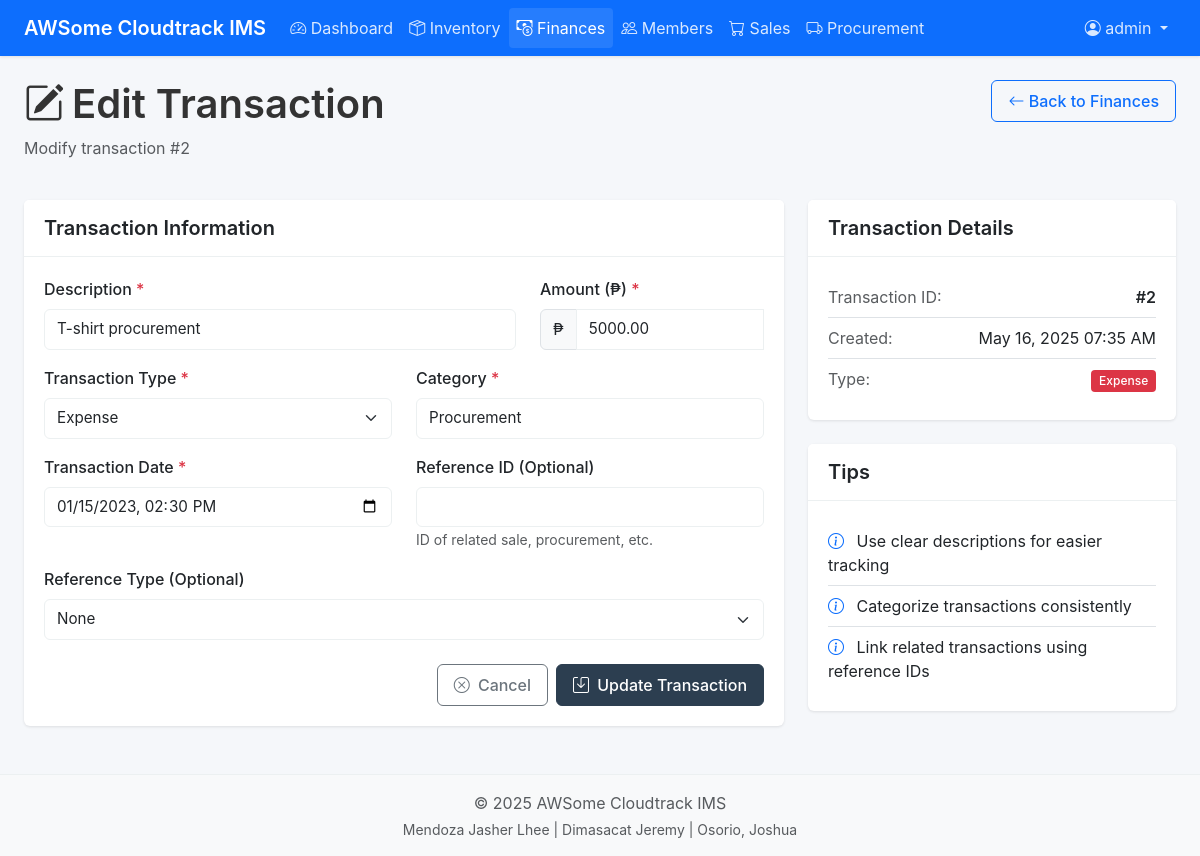
Page /finances/edit-transaction.php?id=2 (signed in) on the committed database.
### tables this page shows
CREATE TABLE transactions (
    id INT AUTO_INCREMENT PRIMARY KEY,
    description VARCHAR(255) NOT NULL,
    amount DECIMAL(10, 2) NOT NULL,
    type ENUM('income', 'expense') NOT NULL,
    category VARCHAR(50) NOT NULL,
    transaction_date TIMESTAMP NOT NULL DEFAULT CURRENT_TIMESTAMP,
    reference_id INT,
    reference_type VARCHAR(20),
    created_at TIMESTAMP DEFAULT CURRENT_TIMESTAMP
);

### includes/functions.php (called while the page is built)
<?php
$base_url = '/awsomecloudtrack';
if (!function_exists('url')) {
    function url($path = '') {
        global $base_url;
        return $base_url . '/' . ltrim($path, '/');
    }
}

### finances/edit-transaction.php (the view, shortened to what this page needs)
<?php
include '../includes/db_connect.php';
include '../includes/header.php';
$id = $_GET['id'];
$query = "SELECT * FROM transactions WHERE id = ?";
$stmt = $conn->prepare($query);
$stmt->bind_param("i", $id);
$stmt->execute();
$result = $stmt->get_result();
$transaction = $result->fetch_assoc();
?>
<div class="row mb-4">
    <div class="col-md-6">
        <h1><i class="bi bi-pencil-square me-2"></i>Edit Transaction</h1>
        <p class="text-muted">Modify transaction #<?php echo $id; ?></p>
    </div>
    <div class="col-md-6 text-end">
        <a href="<?php echo url('finances/index.php'); ?>" class="btn btn-outline-primary">
            <i class="bi bi-arrow-left"></i> Back to Finances
        </a>
    </div>
</div>
<div class="row">
    <div class="col-lg-8">
        <div class="card">
            <div class="card-header bg-white">
                <h5 class="mb-0">Transaction Information</h5>
            </div>
            <div class="card-body">
                <form method="post" action="<?php echo htmlspecialchars($_SERVER["PHP_SELF"]) . "?id=" . $id; ?>" class="needs-validation" novalidate>
                    <div class="row">
                        <div class="col-md-8 mb-3">
                            <label for="description" class="form-label">Description <span class="text-danger">*</span></label>
                            <input type="text" class="form-control" id="description" name="description" value="<?php echo $transaction['description']; ?>" required>
                        </div>
                        <div class="col-md-4 mb-3">
                            <label for="amount" class="form-label">Amount (₱) <span class="text-danger">*</span></label>
                            <div class="input-group">
                                <span class="input-group-text">₱</span>
                                <input type="number" class="form-control" id="amount" name="amount" step="0.01" min="0.01" value="<?php echo $transaction['amount']; ?>" required>
                            </div>
                        </div>
                    </div>
                    <div class="row">
                        <div class="col-md-6 mb-3">
                            <label for="type" class="form-label">Transaction Type <span class="text-danger">*</span></label>
                            <select class="form-select" id="type" name="type" required>
                                <option value="expense" <?php echo $transaction['type'] == 'expense' ? 'selected' : ''; ?>>Expense</option>
                            </select>
                        </div>
                        <div class="col-md-6 mb-3">
                            <label for="category" class="form-label">Category <span class="text-danger">*</span></label>
                            <input type="text" class="form-control" id="category" name="category" list="categoryList" value="<?php echo $transaction['category']; ?>" required>
                        </div>
                    </div>
                    <div class="row">
                        <div class="col-md-6 mb-3">
                            <label for="transaction_date" class="form-label">Transaction Date <span class="text-danger">*</span></label>
                            <input type="datetime-local" class="form-control" id="transaction_date" name="transaction_date" value="<?php echo date('Y-m-d\TH:i', strtotime($transaction['transaction_date'])); ?>" required>
                        </div>
                        <div class="col-md-6 mb-3">
                            <label for="reference_id" class="form-label">Reference ID (Optional)</label>
                            <input type="text" class="form-control" id="reference_id" name="reference_id" value="<?php echo $transaction['reference_id']; ?>">
                            <small class="text-muted">ID of related sale, procurement, etc.</small>
                        </div>
                    </div>
                    <div class="mb-3">
                        <label for="reference_type" class="form-label">Reference Type (Optional)</label>
                        <select class="form-select" id="reference_type" name="reference_type">
                            <option value="" <?php echo empty($transaction['reference_type']) ? 'selected' : ''; ?>>None</option>
                        </select>
                    </div>
                    <div class="d-grid gap-2 d-md-flex justify-content-md-end mt-4">
                        <a href="<?php echo url('finances/index.php'); ?>" class="btn btn-outline-secondary">
                            <i class="bi bi-x-circle me-1"></i> Cancel
                        </a>
                        <button type="submit" class="btn btn-primary">
                            <i class="bi bi-save me-1"></i> Update Transaction
                        </button>
                    </div>
                </form>
            </div>
        </div>
    </div>
    <div class="col-lg-4">
        <div class="card mb-4">
            <div class="card-header bg-white">
                <h5 class="mb-0">Transaction Details</h5>
            </div>
            <div class="card-body">
                <ul class="list-group list-group-flush">
                    <li class="list-group-item d-flex justify-content-between px-0">
                        <span class="text-muted">Transaction ID:</span>
                        <span class="fw-semibold">#<?php echo $transaction['id']; ?></span>
                    </li>
                    <li class="list-group-item d-flex justify-content-between px-0">
                        <span class="text-muted">Created:</span>
                        <span><?php echo date('M d, Y h:i A', strtotime($transaction['created_at'])); ?></span>
                    </li>
                    <li class="list-group-item d-flex justify-content-between px-0">
                        <span class="text-muted">Type:</span>
                        <span>
                            <?php if($transaction['type'] == 'income'): ?>
                                <span class="badge bg-success">Income</span>
                            <?php else: ?>
                                <span class="badge bg-danger">Expense</span>
                            <?php endif; ?>
                        </span>
                    </li>
                </ul>
            </div>
        </div>
        <div class="card">
            <div class="card-header bg-white">
                <h5 class="mb-0">Tips</h5>
            </div>
            <div class="card-body">
                <ul class="list-group list-group-flush">
                    <li class="list-group-item px-0">
                        <i class="bi bi-info-circle text-primary me-2"></i>
                        Use clear descriptions for easier tracking
                    </li>
                    <li class="list-group-item px-0">
                        <i class="bi bi-info-circle text-primary me-2"></i>
                        Categorize transactions consistently
                    </li>
                    <li class="list-group-item px-0">
                        <i class="bi bi-info-circle text-primary me-2"></i>
                        Link related transactions using reference IDs
                    </li>
                </ul>
            </div>
        </div>
    </div>
</div>
<?php include '../includes/footer.php'; ?>

### assets/css/style.css (style rules this page uses)
:root { --primary: #2c3e50; --secondary: #34495e; --success: #27ae60; --danger: #e74c3c; --warning: #f39c12; --info: #3498db; --light: #f8f9fa; --dark: #212529; --gray: #6c757d; --gray-light: #ecf0f1; --body-bg: #f5f7fa; }
body { font-family: -apple-system, BlinkMacSystemFont, "Segoe UI", Roboto, Oxygen, Ubuntu, Cantarell, "Open Sans", "Helvetica Neue", sans-serif; background-color: var(--body-bg); color: #333; line-height: 1.5; }
h1, h2, h3, h4, h5, h6 { font-weight: 600; margin-bottom: 0.5rem; }
.card { border: none; border-radius: 0.375rem; box-shadow: 0 1px 3px rgba(0, 0, 0, 0.1); margin-bottom: 1.5rem; }
.card-header { background-color: #fff; border-bottom: 1px solid var(--gray-light); padding: 1rem 1.25rem; font-weight: 600; }
.card-body { padding: 1.25rem; }
.badge { font-weight: 500; padding: 0.4em 0.65em; border-radius: 0.25rem; }
.form-control, .form-select { padding: 0.5rem 0.75rem; border-radius: 0.375rem; border: 1px solid var(--gray-light); font-size: 0.95rem; }
.form-label { font-weight: 500; margin-bottom: 0.5rem; }
.btn { padding: 0.5rem 1rem; border-radius: 0.375rem; font-weight: 500; }
.btn-primary { background-color: var(--primary); border-color: var(--primary); }

### rows in the picture
transactions: description "T-shirt procurement", amount "5000.00", type "Expense", category "Procurement", transaction_date "01/15/2023 14:30", reference_type "None", id "2", created_at "May 16, 2025 07:35 AM"

### other values in the picture
$_SESSION['username'] "admin"
$id "2"
